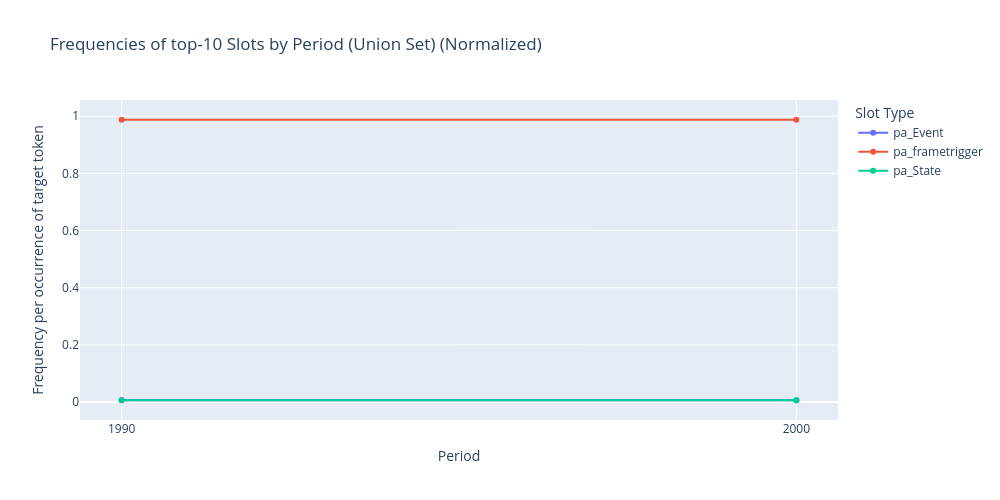

The cell this chart's notebook holds for it:
### Code cell
plot_freq_top_union_slots_by_period(
    json_path=FrameE_json_path,
    top_n=10,
    normalized=True,
    relative=False,
    token_counts=token_counts,
)

### Figure 1 — Plotly figure (JSON) as saved in the notebook; plotly's stock layout.template omitted (floating-point values rounded to 4 significant figures)
{"data": [{"hovertemplate": "Slot Type=pa_Event<br>Period=%{x}<br>Frequency=%{y}<extra></extra>", "legendgroup": "pa_Event", "line": {"color": "#636efa", "dash": "solid"}, "marker": {"symbol": "circle"}, "mode": "lines+markers", "name": "pa_Event", "orientation": "v", "showlegend": true, "type": "scatter", "x": ["1990", "2000"], "xaxis": "x", "y": [0.00625, 0.00625], "yaxis": "y"}, {"hovertemplate": "Slot Type=pa_frametrigger<br>Period=%{x}<br>Frequency=%{y}<extra></extra>", "legendgroup": "pa_frametrigger", "line": {"color": "#EF553B", "dash": "solid"}, "marker": {"symbol": "circle"}, "mode": "lines+markers", "name": "pa_frametrigger", "orientation": "v", "showlegend": true, "type": "scatter", "x": ["1990", "2000"], "xaxis": "x", "y": [0.9875, 0.9875], "yaxis": "y"}, {"hovertemplate": "Slot Type=pa_State<br>Period=%{x}<br>Frequency=%{y}<extra></extra>", "legendgroup": "pa_State", "line": {"color": "#00cc96", "dash": "solid"}, "marker": {"symbol": "circle"}, "mode": "lines+markers", "name": "pa_State", "orientation": "v", "showlegend": true, "type": "scatter", "x": ["1990", "2000"], "xaxis": "x", "y": [0.00625, 0.00625], "yaxis": "y"}], "layout": {"height": 500, "legend": {"title": {"text": "Slot Type"}, "tracegroupgap": 0}, "title": {"text": "Frequencies of top-10 Slots by Period (Union Set) (Normalized)"}, "width": 1000, "xaxis": {"anchor": "y", "domain": [0, 1], "title": {"text": "Period"}}, "yaxis": {"anchor": "x", "domain": [0, 1], "title": {"text": "Frequency per occurrence of target token "}}}}
